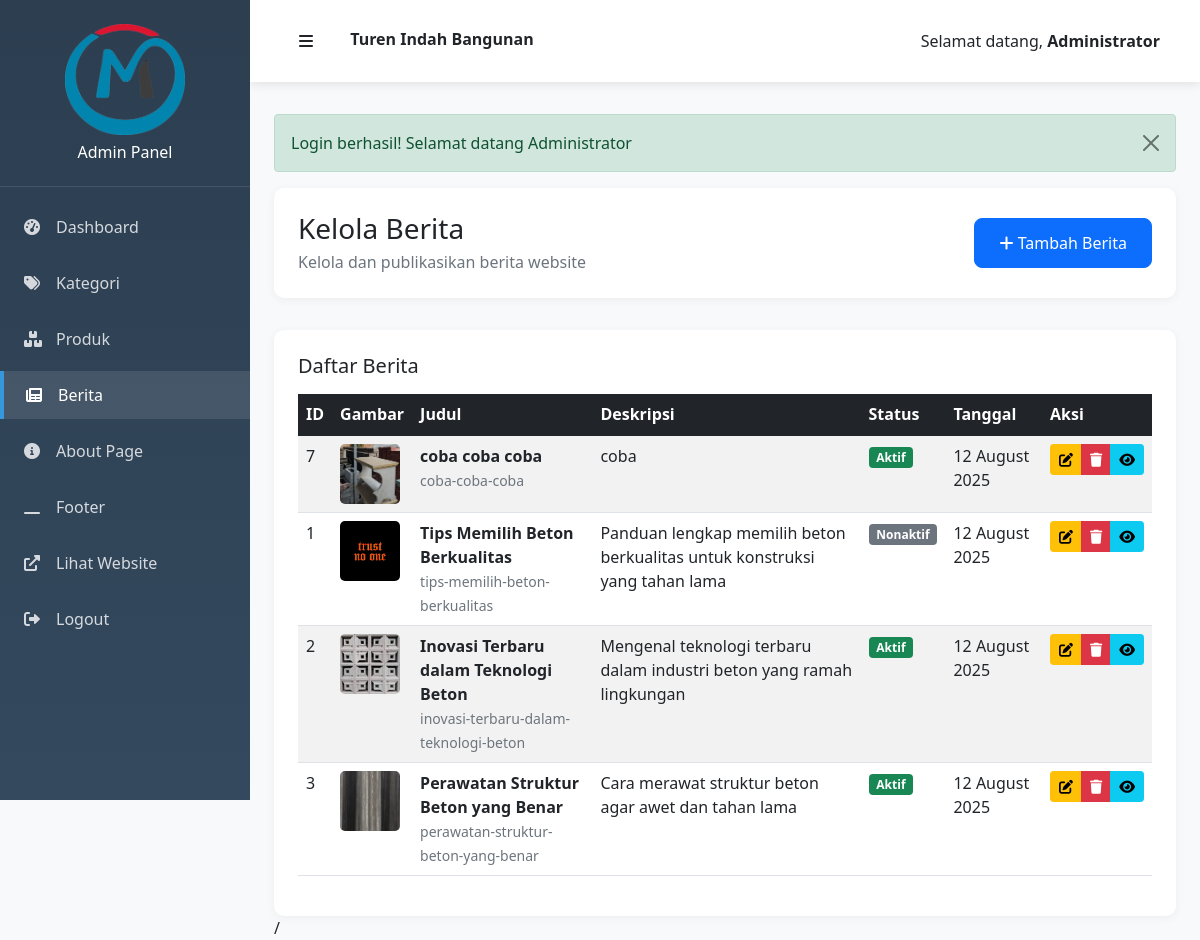
/admin/berita.php (signed in), run on the app's committed database.
### tables this page shows
CREATE TABLE `berita` (
  `id` int NOT NULL AUTO_INCREMENT,
  `judul` varchar(255) NOT NULL,
  `slug` varchar(255) NOT NULL,
  `deskripsi` text,
  `konten` longtext,
  `tags` varchar(500) DEFAULT NULL,
  `gambar` varchar(255) DEFAULT NULL,
  `link_website` varchar(500) DEFAULT NULL,
  `status` enum('aktif','nonaktif') DEFAULT 'aktif',
  `tanggal_publikasi` datetime DEFAULT CURRENT_TIMESTAMP,
  `created_at` timestamp NULL DEFAULT CURRENT_TIMESTAMP,
  `updated_at` timestamp NULL DEFAULT CURRENT_TIMESTAMP ON UPDATE CURRENT_TIMESTAMP,
  PRIMARY KEY (`id`),
  UNIQUE KEY `slug` (`slug`)
);

### includes/autoload.php (called while the page is built, shortened)
<?php
spl_autoload_register(function ($className) {
    $directories = [
        'classes/',
        'models/',
        'controllers/'
    ];
    foreach ($directories as $directory) {
        $file = __DIR__ . '/../' . $directory . $className . '.php';
        if (file_exists($file)) {
            return;
        }
    }
});
?>

### includes/init.php (called while the page is built, shortened)
<?php
require_once __DIR__ . '/../config/database.php';
require_once __DIR__ . '/autoload.php';
try {
    $database = new Database();
} catch (Exception $e) {
    die("Database connection failed: " . $e->getMessage());
}
$beritaModel = new BeritaModel($database);
?>

### models/BeritaModel.php (called while the page is built, shortened)
<?php
class BeritaModel {
    private $db;
    public function __construct($database) {
        $this->db = $database;
    }
    public function getAll($status = null) {
        $sql = "SELECT b.*, DATE_FORMAT(b.tanggal_publikasi, '%d %M %Y') as tanggal_format
                FROM berita b WHERE 1=1";
        $params = [];
        $sql .= " ORDER BY b.tanggal_publikasi DESC";
        return $this->db->fetchAll($sql, $params);
    }
}
?>

### classes/Database.php (called while the page is built, shortened)
<?php
class Database {
    private $host;
    private $username;
    private $password;
    private $database;
    private $connection;
    public function __construct() {
        $this->host = DB_HOST;
        $this->username = DB_USERNAME;
        $this->password = DB_PASSWORD;
        $this->database = DB_NAME;
    }
    private function connect() {
        try {
            $dsn = "mysql:host={$this->host};dbname={$this->database};charset=" . DB_CHARSET;
            $options = [
                PDO::ATTR_ERRMODE => PDO::ERRMODE_EXCEPTION,
                PDO::ATTR_DEFAULT_FETCH_MODE => PDO::FETCH_ASSOC,
                PDO::ATTR_EMULATE_PREPARES => false,
            ];
            $this->connection = new PDO($dsn, $this->username, $this->password, $options);
        } catch (PDOException $e) {
            die("Connection failed: " . $e->getMessage());
        }
    }
    public function query($sql, $params = []) {
        try {
            $stmt = $this->connection->prepare($sql);
            $stmt->execute($params);
            return $stmt;
        } catch (PDOException $e) {
            throw new Exception("Query failed: " . $e->getMessage());
        }
    }
    public function fetchAll($sql, $params = []) {
        $stmt = $this->query($sql, $params);
        return $stmt->fetchAll();
    }
}
?>

### admin/berita.php (the view, shortened to what this page needs)
<?php
require_once '../includes/init.php';
$action = $_GET['action'] ?? 'list';
if ($action === 'list') {
    $allBerita = $beritaModel->getAll();
}
include 'includes/header.php';
?>
<div class="page-header">
    <div class="d-flex justify-content-between align-items-center">
        <div>
            <h2 class="h3 mb-1">Kelola Berita</h2>
            <p class="text-muted mb-0">Kelola dan publikasikan berita website</p>
        </div>
        <?php if ($action === 'list'): ?>
            <a href="?action=add" class="btn btn-primary">
                <i class="fas fa-plus"></i> Tambah Berita
            </a>
        <?php endif; ?>
    </div>
</div>
<?php if ($action === 'list'): ?>
    <div class="table-container">
        <div class="d-flex justify-content-between align-items-center mb-3">
            <h5 class="mb-0">Daftar Berita</h5>
        </div>
                            <div class="table-responsive">
                                <table class="table table-striped table-hover">
                                    <thead class="table-dark">
                                        <tr>
                                            <th>ID</th>
                                            <th>Gambar</th>
                                            <th>Judul</th>
                                            <th>Deskripsi</th>
                                            <th>Status</th>
                                            <th>Tanggal</th>
                                            <th>Aksi</th>
                                        </tr>
                                    </thead>
                                    <tbody>
                                        <?php if (empty($allBerita)): ?>
                                            <tr>
                                                <td colspan="7" class="text-center">Tidak ada berita</td>
                                            </tr>
                                        <?php else: ?>
                                            <?php foreach ($allBerita as $news): ?>
                                                <tr>
                                                    <td><?= $news['id'] ?></td>
                                                    <td>
                                                        <?php if ($news['gambar']): ?>
                                                            <img src="<?= BERITA_IMG_URL . $news['gambar'] ?>"
                                                                 alt="<?= htmlspecialchars($news['judul']) ?>"
                                                                 style="width: 60px; height: 60px; object-fit: cover; border-radius: 5px;">
                                                        <?php endif; ?>
                                                    </td>
                                                    <td>
                                                        <strong><?= htmlspecialchars($news['judul']) ?></strong>
                                                        <br><small class="text-muted"><?= htmlspecialchars($news['slug']) ?></small>
                                                    </td>
                                                    <td><?= htmlspecialchars(substr($news['deskripsi'], 0, 100)) ?><?= strlen($news['deskripsi']) > 100 ? '...' : '' ?></td>
                                                    <td>
                                                        <span class="badge <?= $news['status'] === 'aktif' ? 'bg-success' : 'bg-secondary' ?>">
                                                            <?= ucfirst($news['status']) ?>
                                                        </span>
                                                    </td>
                                                    <td><?= $news['tanggal_format'] ?></td>
                                                    <td>
                                                        <div class="btn-group btn-group-sm">
                                                            <a href="?action=edit&id=<?= $news['id'] ?>"
                                                               class="btn btn-warning" title="Edit">
                                                                <i class="fas fa-edit"></i>
                                                            </a>
                                                            <a href="?action=delete&id=<?= $news['id'] ?>"
                                                               class="btn btn-danger" title="Hapus"
                                                               onclick="return confirm('Yakin ingin menghapus berita ini?')">
                                                                <i class="fas fa-trash"></i>
                                                            </a>
                                                            <a href="<?= BASE_URL ?>single-product.php?slug=<?= $news['slug'] ?>"
                                                               class="btn btn-info" title="Lihat" target="_blank">
                                                                <i class="fas fa-eye"></i>
                                                            </a>
                                                        </div>
                                                    </td>
                                                </tr>
                                            <?php endforeach; ?>
                                        <?php endif; ?>
                                    </tbody>
                                </table>
                            </div>
                    </div>
                <?php endif; ?>
<?php include 'includes/footer.php'; ?>

### admin/includes/header.php (style rules this page uses)
:root { --primary-color: #2c3e50; --secondary-color: #34495e; --accent-color: #3498db; --success-color: #27ae60; --warning-color: #f39c12; --danger-color: #e74c3c; --light-bg: #f8f9fa; }
body { background-color: var(--light-bg); font-family: 'Segoe UI', Tahoma, Geneva, Verdana, sans-serif; }
.page-header { background: white; border-radius: 10px; padding: 1.5rem; margin-bottom: 2rem; box-shadow: 0 2px 10px rgba(0,0,0,0.05); }
.table-container { background: white; border-radius: 10px; padding: 1.5rem; box-shadow: 0 2px 10px rgba(0,0,0,0.05); }
.btn { border-radius: 8px; padding: 0.75rem 1.5rem; font-weight: 500; }

### data on the page
berita: id "7", gambar (picture), judul "coba coba coba", slug "coba-coba-coba", deskripsi "coba", status "Aktif", tanggal_format "12 August 2025"
berita: id "1", gambar (picture), judul "Tips Memilih Beton Berkualitas", slug "tips-memilih-beton-berkualitas", deskripsi "Panduan lengkap memilih beton berkualitas untuk konstruksi yang tahan lama", status "Nonaktif", tanggal_format "12 August 2025"
berita: id "2", gambar (picture), judul "Inovasi Terbaru dalam Teknologi Beton", slug "inovasi-terbaru-dalam-teknologi-beton", deskripsi "Mengenal teknologi terbaru dalam industri beton yang ramah lingkungan", status "Aktif", tanggal_format "12 August 2025"
berita: id "3", gambar (picture), judul "Perawatan Struktur Beton yang Benar", slug "perawatan-struktur-beton-yang-benar", deskripsi "Cara merawat struktur beton agar awet dan tahan lama", status "Aktif", tanggal_format "12 August 2025"

### other printed values
$_SESSION['admin_nama'] "Administrator"
$flashMessage['message'] "Login berhasil! Selamat datang Administrator"
